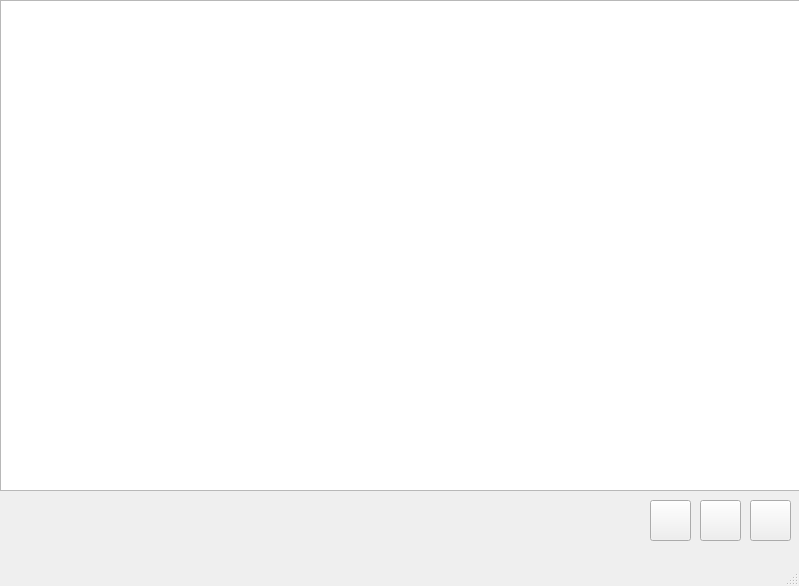
<?xml version="1.0" encoding="UTF-8"?>
<ui version="4.0">
 <class>MainWindow</class>
 <widget class="QMainWindow" name="MainWindow">
  <property name="geometry">
   <rect>
    <x>0</x>
    <y>0</y>
    <width>799</width>
    <height>586</height>
   </rect>
  </property>
  <property name="sizePolicy">
   <sizepolicy hsizetype="Preferred" vsizetype="Preferred">
    <horstretch>0</horstretch>
    <verstretch>0</verstretch>
   </sizepolicy>
  </property>
  <property name="minimumSize">
   <size>
    <width>799</width>
    <height>586</height>
   </size>
  </property>
  <property name="maximumSize">
   <size>
    <width>799</width>
    <height>586</height>
   </size>
  </property>
  <property name="windowTitle">
   <string>Films Database</string>
  </property>
  <widget class="QWidget" name="centralwidget">
   <widget class="QTableView" name="table">
    <property name="geometry">
     <rect>
      <x>0</x>
      <y>0</y>
      <width>801</width>
      <height>491</height>
     </rect>
    </property>
   </widget>
   <widget class="QPushButton" name="addButton">
    <property name="geometry">
     <rect>
      <x>650</x>
      <y>500</y>
      <width>41</width>
      <height>41</height>
     </rect>
    </property>
    <property name="sizePolicy">
     <sizepolicy hsizetype="Fixed" vsizetype="Fixed">
      <horstretch>0</horstretch>
      <verstretch>0</verstretch>
     </sizepolicy>
    </property>
    <property name="text">
     <string/>
    </property>
    <property name="icon">
     <iconset theme="list-add">
      <normaloff>.</normaloff>.</iconset>
    </property>
   </widget>
   <widget class="QPushButton" name="editButton">
    <property name="geometry">
     <rect>
      <x>700</x>
      <y>500</y>
      <width>41</width>
      <height>41</height>
     </rect>
    </property>
    <property name="sizePolicy">
     <sizepolicy hsizetype="Fixed" vsizetype="Fixed">
      <horstretch>0</horstretch>
      <verstretch>0</verstretch>
     </sizepolicy>
    </property>
    <property name="text">
     <string/>
    </property>
    <property name="icon">
     <iconset theme="document-properties">
      <normaloff>.</normaloff>.</iconset>
    </property>
   </widget>
   <widget class="QPushButton" name="removeButton">
    <property name="geometry">
     <rect>
      <x>750</x>
      <y>500</y>
      <width>41</width>
      <height>41</height>
     </rect>
    </property>
    <property name="sizePolicy">
     <sizepolicy hsizetype="Fixed" vsizetype="Fixed">
      <horstretch>0</horstretch>
      <verstretch>0</verstretch>
     </sizepolicy>
    </property>
    <property name="text">
     <string/>
    </property>
    <property name="icon">
     <iconset theme="edit-delete">
      <normaloff>.</normaloff>.</iconset>
    </property>
   </widget>
  </widget>
  <widget class="QMenuBar" name="menubar">
   <property name="geometry">
    <rect>
     <x>0</x>
     <y>0</y>
     <width>799</width>
     <height>21</height>
    </rect>
   </property>
  </widget>
  <widget class="QStatusBar" name="statusbar"/>
 </widget>
 <resources/>
 <connections/>
</ui>
